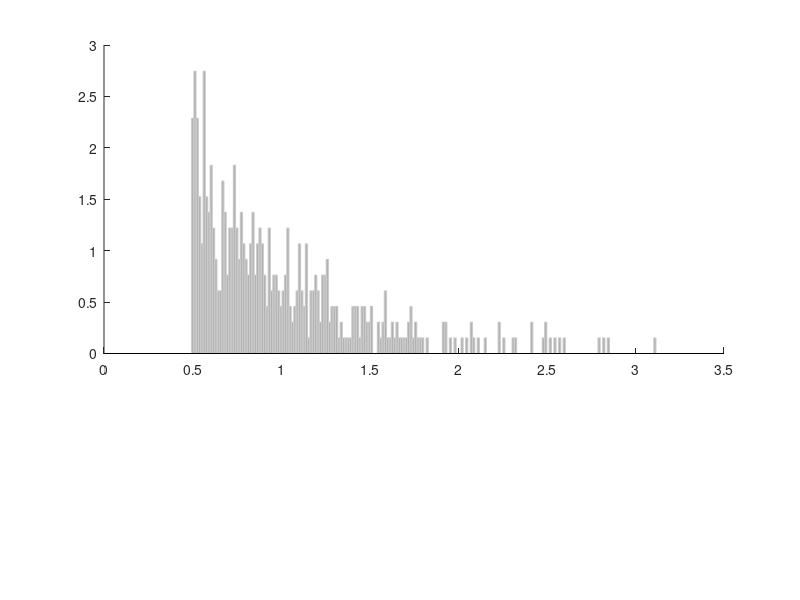

Write MATLAB code to recreate this figure. (Note: this script raises an error after producing the figure.)
%% TUTORIAL OF KERNEL DENSITY ESTIMATION BY SSKERNEL.M AND SSVKERNEL.M
close all; clear all; 
figure('Position',[500 100 800 800] );

%% Create samples
% First, let's create a sample data set. 
% Here `x' is a vector containing N samples, following a specified
% distribution. 
if 1
N = 500;                        %Number of samples
x = 0.5-.5*log(rand(1,N));      %Exponential
%x = 0.5+1*rand(1,N);           %Square
%x = 1 + 0.1*randn(1,N);        %Normal

%x = [0.5-.5*log(rand(1,N))...   %Complex
%    0.4 + 0.03*randn(1,N/5) ...
%    1.2 + 0.03*randn(1,N/10)];
end

% Let's plot the data using a histogram. Here to see the noisy data 
% data structure, we use the bin-width 5 times smaller than an optimal 
% bin-width selected by histogram optimization method, 'sshist(x)'. 
subplot(3,1,1:2); hold on; 
edges = linspace(min(x),max(x),200);
b = histc(x,edges); bar(edges,b/sum(b)/min(diff(edges)),1);
h = findobj(gca,'Type','patch'); 
set(h,'FaceColor',.7*[1 1 1],'EdgeColor',0.8*[1 1 1]);

%% Create a vector of estimation points
% Now, we estimate the underlying density from the samples.  
L = 1000;                    %number of estimation points
t = linspace(0,2,L);        %points at which density estimation is made
                            %points must be equi-distant.

%% Kernel Density Estimation by a Fixed Bandwidth
% To obtain a kernel estimated density with a fixed kernel bandwidth, type
[yf,tf,optw,w,c] = sskernel(x,t);

% yf is the estimated density with the optimal bandwidth optw. The
% estimation was given at the points in tf, which was automatically
% determined from the data. 

% Display the results.
subplot(3,1,1:2);
hold on; plot(tf,yf,'b-','LineWidth',1);
set(gca,'XLim',[min(t) max(t)]);
subplot(3,1,3); hold on; 
plot(t,optw*ones(1,L),'k-','LineWidth',1);
set(gca,'XLim',[min(t) max(t)]);
drawnow;

%% Locally Adaptive Kernel Density Estimation
%t = linspace(0.2,0.8,L);
%t = linspace(0.3,0.6,L);
% The function ssvkernel returns the kerenel density estimate using
% bandwidths locally adaptive to the data.
tic; [yv,tv,optwv] = ssvkernel(x,t); toc;

% The locally adaptive bandwidth at time tv is written in optwv.
subplot(3,1,1:2); hold on; plot(tv,yv,'r-','LineWidth',1);
subplot(3,1,3); hold on; plot(tv,optwv,'r','LineWidth',1);
drawnow;

%% Speed of the fixed kernel density estimate
% The code utilizes the FFT algorithm. It is much faster (>x50) than 
% the bulit-in ksdensity function. 
disp('sskernel'); tic; [yss,tss,optw] = sskernel(x,t,optw); toc;
disp('ksdensity'); tic; yks = ksdensity(x,t,'width',optw); toc; 
% The method should be faster than ksdensity even if the bandwidth is
% optimized.
disp('sskernel optimization'); tic; [~,~,~] = sskernel(x,t); toc;

% Note on the third input argument.
% If the third input argument, W, is a vector, the method search the
% optimal bandwidth from elements of the vector, W. Without the third
% argument, the method search an optimal bandwidth by a golden section
% section search. We can looked at the estimated error of the bandwidths as
% follows. 
W = linspace(0.1*optw,5*optw,100);
[~,~,optw1,w1,c1] = sskernel(x,t);
[~,~,optw2,w2,c2] = sskernel(x,t,W);
%figure; plot(w2,c2,'k.-',w1,c1,'r.-'); axis square;



